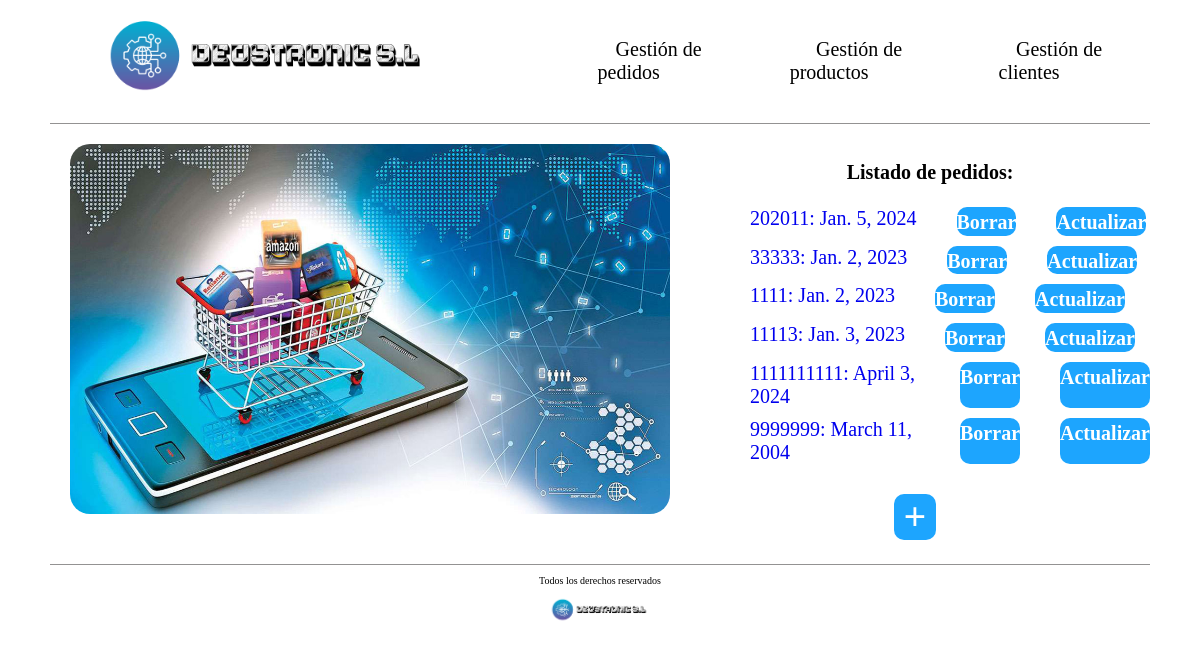
/empresaDjango/pedido/, run on an earlier commit of the app's database.
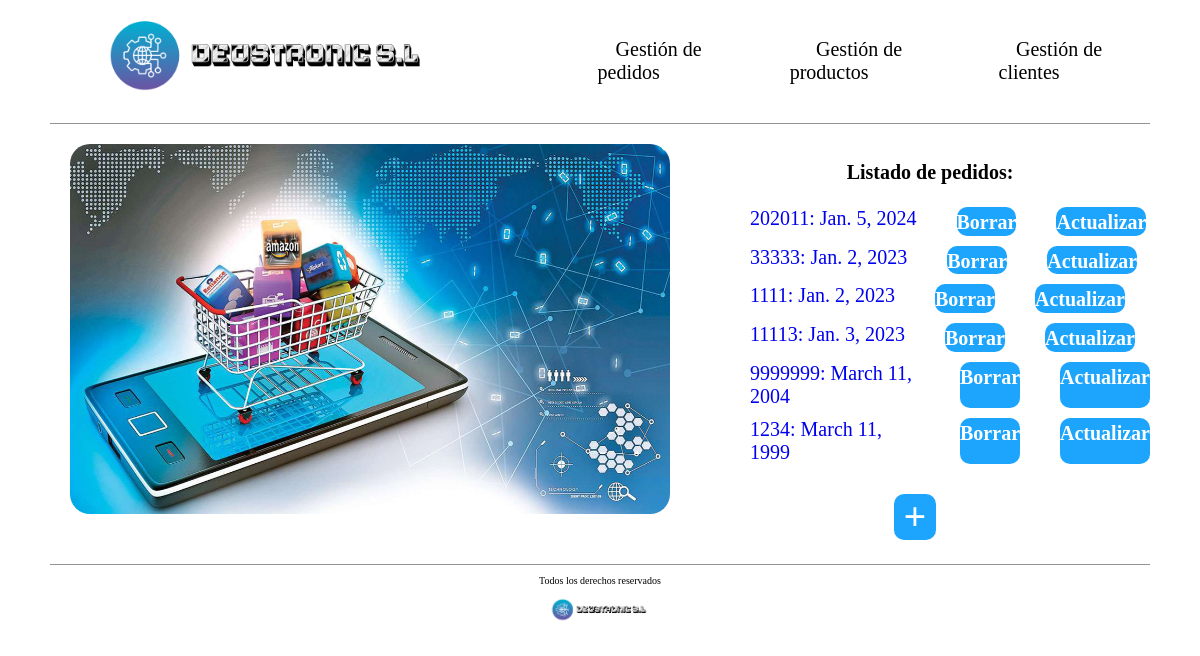
And on a later commit of the database.
### empresaDjango/models.py (models this page shows, shortened)
class Pedido(models.Model):
    cliente = models.ForeignKey(Cliente, on_delete=models.CASCADE)
    cod_pedido = models.CharField(max_length=10)
    fecha = models.DateField()
    precio_total = models.IntegerField(default=0)

### empresaDjango/views.py (the view)
# urls.py: path('pedido/', views.index_pedido, name='index_ped'),
def index_pedido(request):
    pedidos = Pedido.objects.all()
    return render(request, 'index_pedido.html', {'listado_pedidos' : pedidos})

### empresaDjango/templates/index_pedido.html (shortened to what this page needs)
{% extends 'base.html' %}
{% load static %}
{% block contenido%}
        <div class="contenedor-principal-index">
            <div class="parte-izquierda">
                <img src="{% static 'images/pedidos.png'%}" alt="Foto con artículos tecnológicos en un escritorio" />
            </div>
            <div class="parte-derecha">
            <h1>Listado de pedidos:</h1>
                <ul>
                    {% for p in listado_pedidos %}
                    <li class="listados">
                        <a href="{% url 'detail_ped' p.cod_pedido %}">
                        {{ p.cod_pedido }}: {{ p.fecha }}
                            <div class="boton_borrar"> <a  href="{% url 'borrar_pedido' p.cod_pedido %}"> Borrar </a> </div>
                            <div class="boton_actualizar"> <a  href="{% url 'actualizar_pedido' p.cod_pedido %}"> Actualizar </a> </div>
                        </a>
                    </li>
                    {% endfor %}
                </ul>
                <div class="boton_crear_pedidos">
                        <a  href="{% url 'pedido_create' %}"> + </a>
                </div>
            </div>
        </div>
{% endblock %}

### empresaDjango/templates/base.html (shortened to what this page needs)
<!DOCTYPE html>
<html lang="es">
<head>
    {% load static %}
    <link rel="stylesheet" href="{% static 'css/styles.css'%}" />
    <link rel="stylesheet" href="{% static 'css/normalize.css'%}" />
</head>
<body>
    <header>
        <div class="navegacion">
            <nav class="nav-principal">
                <a href="{% url 'index_ped' %}">
                  <img src="{% static 'images/DEUSTRONIC.png' %}" alt="Logo Tienda" />
                </a>
                <ul class="elementos-navegacion">
                  <li>
                    <a href="{% url 'index_ped' %}">Gestión de pedidos</a>
                  </li>
                  <li>
                    <a href="{% url 'index_pro' %}">Gestión de productos</a>
                  </li>
                  <li>
                    <a href="{% url 'index_cli' %}">Gestión de clientes</a>
                  </li>
                </ul>
            </nav>
        </div>
    </header>
    <main>
        {% block contenido %} {% endblock %}
    </main>
    <footer>
        <div class="contenido-footer">
            <p class="copyright">Todos los derechos reservados</p>
            <img src="{% static 'images/DEUSTRONIC.png'%}" alt="Logo Tienda" />
        </div>
    </footer>
</body>
</html>

### empresaDjango/static/css/styles.css (style rules this page uses)
html { box-sizing: border-box; font-size: 62.5%; background-color: white; }
a { text-decoration: none; }
.nav-principal { display: flex; flex-direction: row; align-items: center; padding: 1rem; border-bottom: 1px solid #2e2c2c83; margin: 0 5rem 0 5rem; }
.nav-principal img { height: 10rem; }
.nav-principal a { color: rgb(0, 0, 0); margin-left: 3rem; margin-right: 3rem; text-align: center; }
.nav-principal li { text-align: center; }
.elementos-navegacion { list-style: none; display: flex; justify-content: space-between; align-items: center; font-size: 2rem; padding: 0rem; margin-left: 7rem; }
.contenedor-principal-index { margin: 2rem 5rem 2rem 5rem; display: grid; min-height: 40rem; grid-template-columns: 60% 40%; }
.parte-izquierda { margin-left: 2rem; }
.parte-izquierda img { border-radius: 2rem; width: 60rem; height: 37em; }
.parte-derecha { display: flex; flex-direction: column; align-items: center; justify-content: center; }
.listados { font-size: 2rem; margin-bottom: 1rem; display: flex; }
.boton_crear_pedidos { font-size: 4rem; font-weight: bolder; background-color: #1DA5FE; border-radius: 1rem; margin-left: 3rem; margin-right: 6rem; margin-top: 1rem; }
.boton_crear_pedidos a { color: white; margin-left: 1rem; margin-right: 1rem; }
.boton_borrar { font-size: 2.5rem; font-weight: bolder; background-color: #1DA5FE; border-radius: 1rem; margin-left: 4rem; text-align: center; }
.boton_borrar a { color: white; font-size: 2rem; }
.boton_actualizar { font-size: 2.5rem; font-weight: bolder; background-color: #1DA5FE; border-radius: 1rem; margin-left: 4rem; text-align: center; }
.boton_actualizar a { color: white; font-size: 2rem; }
.contenido-footer { margin: 0 5rem 0 5rem; text-align: center; align-items: center; border-top: 1px solid #2e2c2c83; }
.contenido-footer img { height: 3rem; }

What changed in the data, as far as the page shows it:
removed Pedido: cod_pedido "1111111111", fecha "April 3, 2024"
added Pedido: cod_pedido "1234", fecha "March 11, 1999"
